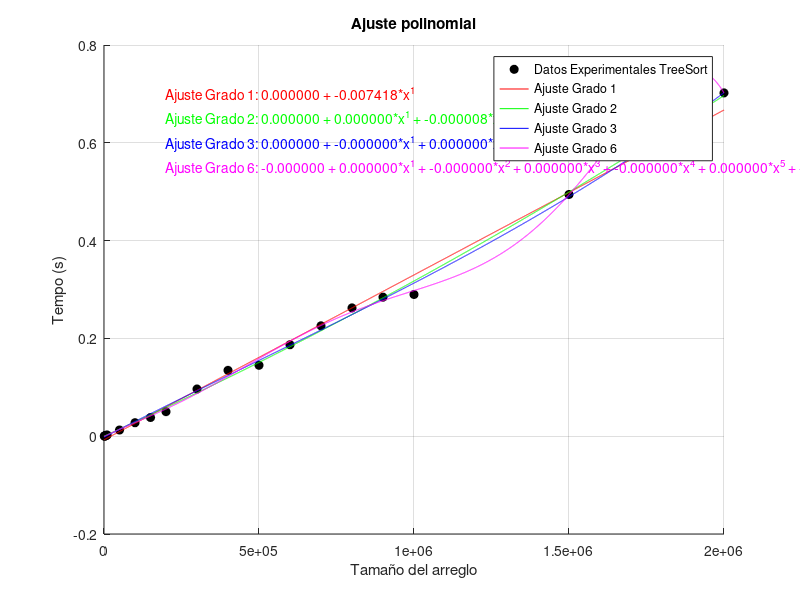

Reproduce this figure in MATLAB.
%%VALORES DE X 
x=[1000
2000
3000
4000
5000
8000
10000
50000
100000
150000
200000
300000
400000
500000
600000
700000
800000
900000
1000000
1500000
2000000
];
 
%%VALORES DE Y = F(x) en Milisegundos
y=[0.000178814
0.000409842
0.000693083
0.000687838
0.001119137
0.00169301
0.00248003
0.012633085
0.02760005
0.038229942
0.050174952
0.096535921
0.134675026
0.145029068
0.187092066
0.225758076
0.262390137
0.284281015
0.289803982
0.494340181
0.702052832
];

%%GRADOS DEL POLINOMIO DE AJUSTE
grados = [1, 2, 3, 6]; % Grados a considerar
colors = ['r', 'g', 'b', 'm']; % Colores para las diferentes curvas

%%SE CREA UN ESPACIO PARA REALIZAR UNA GRAFICA EN 
%%DONDE SE COMPARA LA CURVA AJUSTADA CONTRA LOS 
%%VALORES EXPERIMENTALES
xi=linspace(0,2000000,10000); % Espacio de puntos para Xi

%%SE REALIZA LA FIGURA CORRESPONDIENTE
figure(1);
hold on; % Mantener la gráfica para superponer

% Graficar los puntos experimentales
plot(x, y, 'ko', 'MarkerFaceColor', 'k', 'DisplayName', 'Datos Experimentales TreeSort');

% Ajustar y graficar polinomios de diferentes grados
for i = 1:length(grados)
    grado = grados(i);
    p = polyfit(x, y, grado); % Función que realiza el ajuste polinomial
    z = polyval(p, xi); % Evaluación del polinomio P en el espacio Xi
    plot(xi, z, colors(i), 'DisplayName', sprintf('Ajuste Grado %d', grado));
    
    % Mostrar la función aproximada en la gráfica
    func_str = sprintf('Ajuste Grado %d: ', grado);
    for j = 1:length(p)
        if j == 1
            func_str = [func_str, sprintf('%.6f', p(j))];
        else
            func_str = [func_str, sprintf(' + %.6f*x^%d', p(j), j-1)];
        end
    end
    text(0.1, 0.9 - (i-1)*0.05, func_str, 'Units', 'normalized', 'Color', colors(i));
end

grid;
ylabel('Tempo (s)');
xlabel('Tamaño del arreglo');
title('Ajuste polinomial');
legend show; % Mostrar leyenda
hold off; % Liberar la gráfica